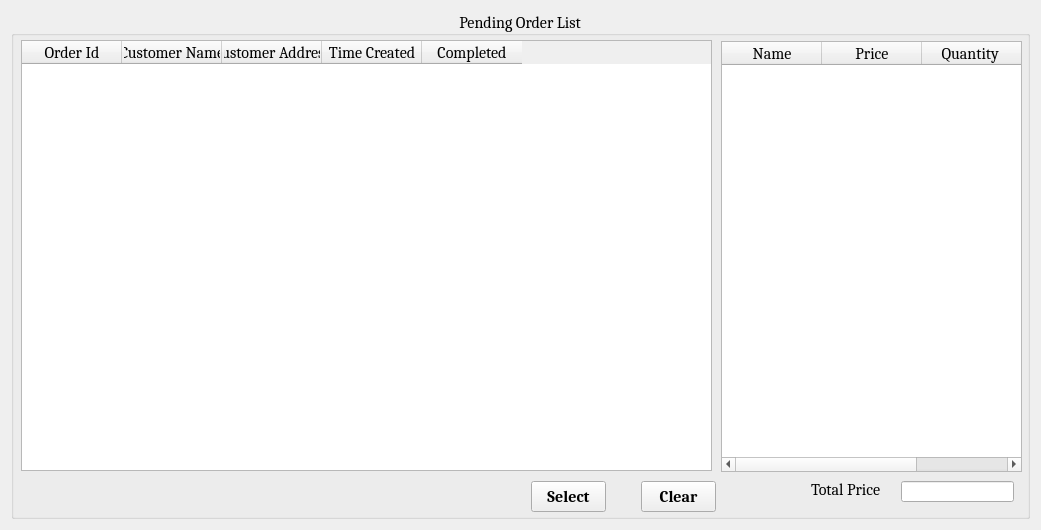
<?xml version="1.0" encoding="UTF-8"?>
<ui version="4.0">
 <class>pending_order_form</class>
 <widget class="QWidget" name="pending_order_form">
  <property name="geometry">
   <rect>
    <x>0</x>
    <y>0</y>
    <width>1041</width>
    <height>530</height>
   </rect>
  </property>
  <property name="windowTitle">
   <string>Grocery Store</string>
  </property>
  <layout class="QGridLayout" name="gridLayout">
   <item row="0" column="0">
    <widget class="QGroupBox" name="pending_order_box">
     <property name="font">
      <font>
       <family>Cambria</family>
       <pointsize>12</pointsize>
       <bold>false</bold>
      </font>
     </property>
     <property name="title">
      <string>Pending Order List</string>
     </property>
     <property name="alignment">
      <set>Qt::AlignCenter</set>
     </property>
     <widget class="QTableWidget" name="pending_orders_table">
      <property name="geometry">
       <rect>
        <x>10</x>
        <y>29</y>
        <width>691</width>
        <height>431</height>
       </rect>
      </property>
      <property name="font">
       <font>
        <family>Cambria</family>
        <pointsize>12</pointsize>
        <bold>false</bold>
       </font>
      </property>
      <column>
       <property name="text">
        <string>Order Id</string>
       </property>
      </column>
      <column>
       <property name="text">
        <string>Customer Name</string>
       </property>
      </column>
      <column>
       <property name="text">
        <string>Customer Address</string>
       </property>
      </column>
      <column>
       <property name="text">
        <string>Time Created</string>
       </property>
      </column>
      <column>
       <property name="text">
        <string>Completed</string>
       </property>
      </column>
     </widget>
     <widget class="QPushButton" name="select_button">
      <property name="geometry">
       <rect>
        <x>520</x>
        <y>470</y>
        <width>75</width>
        <height>31</height>
       </rect>
      </property>
      <property name="font">
       <font>
        <family>Cambria</family>
        <pointsize>12</pointsize>
        <bold>true</bold>
       </font>
      </property>
      <property name="text">
       <string>Select</string>
      </property>
     </widget>
     <widget class="QTableWidget" name="products_table">
      <property name="geometry">
       <rect>
        <x>710</x>
        <y>30</y>
        <width>301</width>
        <height>431</height>
       </rect>
      </property>
      <column>
       <property name="text">
        <string>Name</string>
       </property>
      </column>
      <column>
       <property name="text">
        <string>Price</string>
       </property>
      </column>
      <column>
       <property name="text">
        <string>Quantity </string>
       </property>
      </column>
     </widget>
     <widget class="QPushButton" name="clear_button">
      <property name="geometry">
       <rect>
        <x>630</x>
        <y>470</y>
        <width>75</width>
        <height>31</height>
       </rect>
      </property>
      <property name="font">
       <font>
        <family>Cambria</family>
        <pointsize>12</pointsize>
        <bold>true</bold>
       </font>
      </property>
      <property name="text">
       <string>Clear</string>
      </property>
     </widget>
     <widget class="QLabel" name="total_price_label">
      <property name="geometry">
       <rect>
        <x>800</x>
        <y>470</y>
        <width>81</width>
        <height>16</height>
       </rect>
      </property>
      <property name="text">
       <string>Total Price</string>
      </property>
     </widget>
     <widget class="QLineEdit" name="total_price_box">
      <property name="geometry">
       <rect>
        <x>890</x>
        <y>470</y>
        <width>113</width>
        <height>21</height>
       </rect>
      </property>
     </widget>
    </widget>
   </item>
  </layout>
 </widget>
 <resources/>
 <connections/>
</ui>
